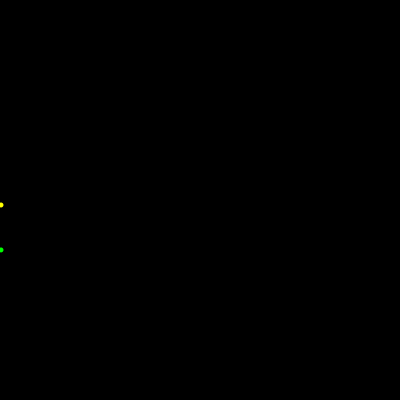
Frame 1 (no input)
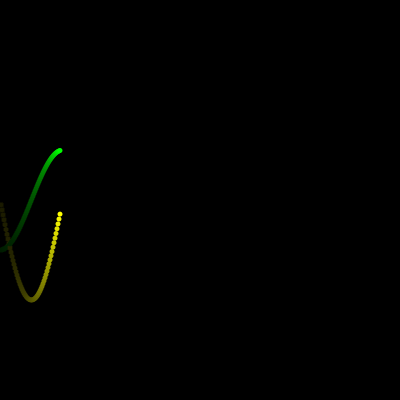
Frame 60 (the mouse pressed at the canvas centre just before this capture)
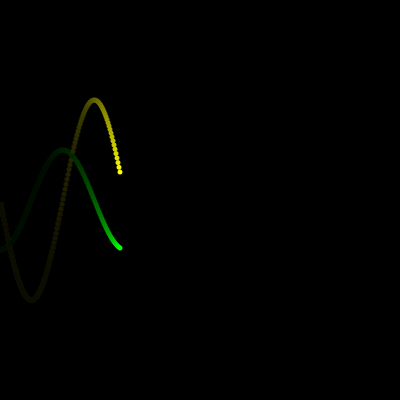
Frame 120 (the mouse held since frame 60 and released just before this capture)

The Processing sketch that drew these frames (run headless with seeded random() and noise(); from frame 60 on, the mouse is pressed at the canvas centre):

// Processing sketch: sine_stuff
// ── sine_stuff.pde
int r, g, b;
//grouping r, g, b int together
float diameter;
float x, y, x2, y2;
float speed;
float size;

void setup(){
  noStroke();
  background (0, 0, 0);
  size(400, 400);
  x = width/2;
  y = height/2;
  diameter = 5;
  speed = 0.05;
  size = width/4;
}

void draw(){
  fill(0,10);
  rect(0,0, 400, 400);
  r = 255;
  g = 255;
  b = 0;
  fill(r, g, b);
  
  x = frameCount % width;
  y = height/2 + sin(frameCount * speed) * size;
  ellipse(x, y, diameter, diameter);
  
    fill(0,255,0);
  x2 = frameCount % width;
  y2 = height/2 + cos(frameCount * speed) * size / 2;
  ellipse(x2, y2, diameter, diameter);
  
}
